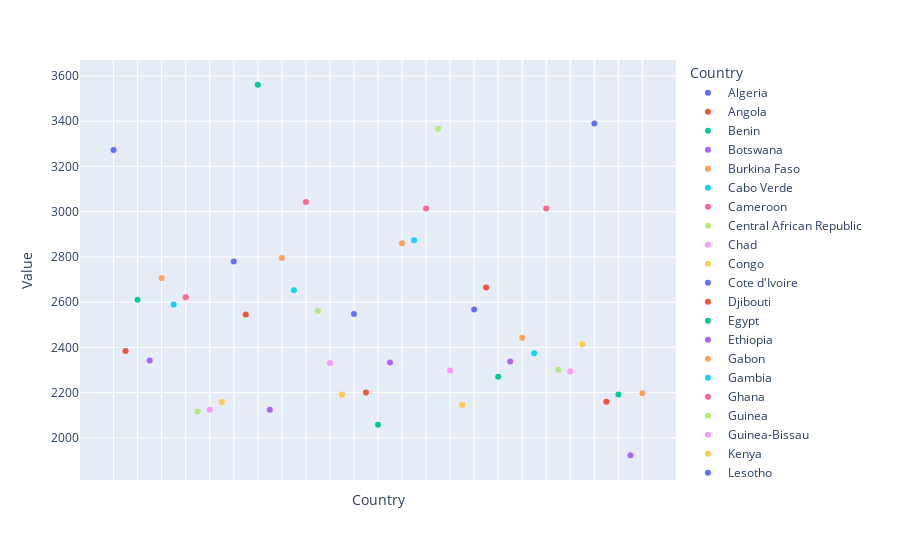

Notebook source saved alongside this figure:
### Markdown cell above
#### # Scatterplot Showing Outliers

### Code cell
scatterplot = px.scatter(supply, x='Country', y='Value', 
                color='Country')

scatterplot.update_traces(textposition = 'top center')
scatterplot.update_xaxes(showticklabels = False)
scatterplot.show()

### Figure 1 — Plotly figure (JSON) as saved in the notebook; plotly's stock layout.template omitted (floating-point values rounded to 4 significant figures)
{"data": [{"hovertemplate": "Country=%{x}<br>Value=%{y}<extra></extra>", "legendgroup": "Algeria", "marker": {"color": "#636efa", "symbol": "circle"}, "mode": "markers", "name": "Algeria", "orientation": "v", "showlegend": true, "textposition": "top center", "type": "scatter", "x": ["Algeria"], "xaxis": "x", "y": [3272], "yaxis": "y"}, {"hovertemplate": "Country=%{x}<br>Value=%{y}<extra></extra>", "legendgroup": "Angola", "marker": {"color": "#EF553B", "symbol": "circle"}, "mode": "markers", "name": "Angola", "orientation": "v", "showlegend": true, "textposition": "top center", "type": "scatter", "x": ["Angola"], "xaxis": "x", "y": [2384], "yaxis": "y"}, {"hovertemplate": "Country=%{x}<br>Value=%{y}<extra></extra>", "legendgroup": "Benin", "marker": {"color": "#00cc96", "symbol": "circle"}, "mode": "markers", "name": "Benin", "orientation": "v", "showlegend": true, "textposition": "top center", "type": "scatter", "x": ["Benin"], "xaxis": "x", "y": [2610], "yaxis": "y"}, {"hovertemplate": "Country=%{x}<br>Value=%{y}<extra></extra>", "legendgroup": "Botswana", "marker": {"color": "#ab63fa", "symbol": "circle"}, "mode": "markers", "name": "Botswana", "orientation": "v", "showlegend": true, "textposition": "top center", "type": "scatter", "x": ["Botswana"], "xaxis": "x", "y": [2342], "yaxis": "y"}, {"hovertemplate": "Country=%{x}<br>Value=%{y}<extra></extra>", "legendgroup": "Burkina Faso", "marker": {"color": "#FFA15A", "symbol": "circle"}, "mode": "markers", "name": "Burkina Faso", "orientation": "v", "showlegend": true, "textposition": "top center", "type": "scatter", "x": ["Burkina Faso"], "xaxis": "x", "y": [2707], "yaxis": "y"}, {"hovertemplate": "Country=%{x}<br>Value=%{y}<extra></extra>", "legendgroup": "Cabo Verde", "marker": {"color": "#19d3f3", "symbol": "circle"}, "mode": "markers", "name": "Cabo Verde", "orientation": "v", "showlegend": true, "textposition": "top center", "type": "scatter", "x": ["Cabo Verde"], "xaxis": "x", "y": [2590], "yaxis": "y"}, {"hovertemplate": "Country=%{x}<br>Value=%{y}<extra></extra>", "legendgroup": "Cameroon", "marker": {"color": "#FF6692", "symbol": "circle"}, "mode": "markers", "name": "Cameroon", "orientation": "v", "showlegend": true, "textposition": "top center", "type": "scatter", "x": ["Cameroon"], "xaxis": "x", "y": [2622], "yaxis": "y"}, {"hovertemplate": "Country=%{x}<br>Value=%{y}<extra></extra>", "legendgroup": "Central African Republic", "marker": {"color": "#B6E880", "symbol": "circle"}, "mode": "markers", "name": "Central African Republic", "orientation": "v", "showlegend": true, "textposition": "top center", "type": "scatter", "x": ["Central African Republic"], "xaxis": "x", "y": [2116], "yaxis": "y"}, {"hovertemplate": "Country=%{x}<br>Value=%{y}<extra></extra>", "legendgroup": "Chad", "marker": {"color": "#FF97FF", "symbol": "circle"}, "mode": "markers", "name": "Chad", "orientation": "v", "showlegend": true, "textposition": "top center", "type": "scatter", "x": ["Chad"], "xaxis": "x", "y": [2124], "yaxis": "y"}, {"hovertemplate": "Country=%{x}<br>Value=%{y}<extra></extra>", "legendgroup": "Congo", "marker": {"color": "#FECB52", "symbol": "circle"}, "mode": "markers", "name": "Congo", "orientation": "v", "showlegend": true, "textposition": "top center", "type": "scatter", "x": ["Congo"], "xaxis": "x", "y": [2158], "yaxis": "y"}, {"hovertemplate": "Country=%{x}<br>Value=%{y}<extra></extra>", "legendgroup": "Cote d'Ivoire", "marker": {"color": "#636efa", "symbol": "circle"}, "mode": "markers", "name": "Cote d'Ivoire", "orientation": "v", "showlegend": true, "textposition": "top center", "type": "scatter", "x": ["Cote d'Ivoire"], "xaxis": "x", "y": [2780], "yaxis": "y"}, {"hovertemplate": "Country=%{x}<br>Value=%{y}<extra></extra>", "legendgroup": "Djibouti", "marker": {"color": "#EF553B", "symbol": "circle"}, "mode": "markers", "name": "Djibouti", "orientation": "v", "showlegend": true, "textposition": "top center", "type": "scatter", "x": ["Djibouti"], "xaxis": "x", "y": [2545], "yaxis": "y"}, {"hovertemplate": "Country=%{x}<br>Value=%{y}<extra></extra>", "legendgroup": "Egypt", "marker": {"color": "#00cc96", "symbol": "circle"}, "mode": "markers", "name": "Egypt", "orientation": "v", "showlegend": true, "textposition": "top center", "type": "scatter", "x": ["Egypt"], "xaxis": "x", "y": [3561], "yaxis": "y"}, {"hovertemplate": "Country=%{x}<br>Value=%{y}<extra></extra>", "legendgroup": "Ethiopia", "marker": {"color": "#ab63fa", "symbol": "circle"}, "mode": "markers", "name": "Ethiopia", "orientation": "v", "showlegend": true, "textposition": "top center", "type": "scatter", "x": ["Ethiopia"], "xaxis": "x", "y": [2124], "yaxis": "y"}, {"hovertemplate": "Country=%{x}<br>Value=%{y}<extra></extra>", "legendgroup": "Gabon", "marker": {"color": "#FFA15A", "symbol": "circle"}, "mode": "markers", "name": "Gabon", "orientation": "v", "showlegend": true, "textposition": "top center", "type": "scatter", "x": ["Gabon"], "xaxis": "x", "y": [2795], "yaxis": "y"}, {"hovertemplate": "Country=%{x}<br>Value=%{y}<extra></extra>", "legendgroup": "Gambia", "marker": {"color": "#19d3f3", "symbol": "circle"}, "mode": "markers", "name": "Gambia", "orientation": "v", "showlegend": true, "textposition": "top center", "type": "scatter", "x": ["Gambia"], "xaxis": "x", "y": [2652], "yaxis": "y"}, {"hovertemplate": "Country=%{x}<br>Value=%{y}<extra></extra>", "legendgroup": "Ghana", "marker": {"color": "#FF6692", "symbol": "circle"}, "mode": "markers", "name": "Ghana", "orientation": "v", "showlegend": true, "textposition": "top center", "type": "scatter", "x": ["Ghana"], "xaxis": "x", "y": [3043], "yaxis": "y"}, {"hovertemplate": "Country=%{x}<br>Value=%{y}<extra></extra>", "legendgroup": "Guinea", "marker": {"color": "#B6E880", "symbol": "circle"}, "mode": "markers", "name": "Guinea", "orientation": "v", "showlegend": true, "textposition": "top center", "type": "scatter", "x": ["Guinea"], "xaxis": "x", "y": [2561], "yaxis": "y"}, {"hovertemplate": "Country=%{x}<br>Value=%{y}<extra></extra>", "legendgroup": "Guinea-Bissau", "marker": {"color": "#FF97FF", "symbol": "circle"}, "mode": "markers", "name": "Guinea-Bissau", "orientation": "v", "showlegend": true, "textposition": "top center", "type": "scatter", "x": ["Guinea-Bissau"], "xaxis": "x", "y": [2331], "yaxis": "y"}, {"hovertemplate": "Country=%{x}<br>Value=%{y}<extra></extra>", "legendgroup": "Kenya", "marker": {"color": "#FECB52", "symbol": "circle"}, "mode": "markers", "name": "Kenya", "orientation": "v", "showlegend": true, "textposition": "top center", "type": "scatter", "x": ["Kenya"], "xaxis": "x", "y": [2192], "yaxis": "y"}, {"hovertemplate": "Country=%{x}<br>Value=%{y}<extra></extra>", "legendgroup": "Lesotho", "marker": {"color": "#636efa", "symbol": "circle"}, "mode": "markers", "name": "Lesotho", "orientation": "v", "showlegend": true, "textposition": "top center", "type": "scatter", "x": ["Lesotho"], "xaxis": "x", "y": [2547], "yaxis": "y"}, {"hovertemplate": "Country=%{x}<br>Value=%{y}<extra></extra>", "legendgroup": "Liberia", "marker": {"color": "#EF553B", "symbol": "circle"}, "mode": "markers", "name": "Liberia", "orientation": "v", "showlegend": true, "textposition": "top center", "type": "scatter", "x": ["Liberia"], "xaxis": "x", "y": [2200], "yaxis": "y"}, {"hovertemplate": "Country=%{x}<br>Value=%{y}<extra></extra>", "legendgroup": "Madagascar", "marker": {"color": "#00cc96", "symbol": "circle"}, "mode": "markers", "name": "Madagascar", "orientation": "v", "showlegend": true, "textposition": "top center", "type": "scatter", "x": ["Madagascar"], "xaxis": "x", "y": [2058], "yaxis": "y"}, {"hovertemplate": "Country=%{x}<br>Value=%{y}<extra></extra>", "legendgroup": "Malawi", "marker": {"color": "#ab63fa", "symbol": "circle"}, "mode": "markers", "name": "Malawi", "orientation": "v", "showlegend": true, "textposition": "top center", "type": "scatter", "x": ["Malawi"], "xaxis": "x", "y": [2333], "yaxis": "y"}, {"hovertemplate": "Country=%{x}<br>Value=%{y}<extra></extra>", "legendgroup": "Mali", "marker": {"color": "#FFA15A", "symbol": "circle"}, "mode": "markers", "name": "Mali", "orientation": "v", "showlegend": true, "textposition": "top center", "type": "scatter", "x": ["Mali"], "xaxis": "x", "y": [2860], "yaxis": "y"}, {"hovertemplate": "Country=%{x}<br>Value=%{y}<extra></extra>", "legendgroup": "Mauritania", "marker": {"color": "#19d3f3", "symbol": "circle"}, "mode": "markers", "name": "Mauritania", "orientation": "v", "showlegend": true, "textposition": "top center", "type": "scatter", "x": ["Mauritania"], "xaxis": "x", "y": [2873], "yaxis": "y"}, {"hovertemplate": "Country=%{x}<br>Value=%{y}<extra></extra>", "legendgroup": "Mauritius", "marker": {"color": "#FF6692", "symbol": "circle"}, "mode": "markers", "name": "Mauritius", "orientation": "v", "showlegend": true, "textposition": "top center", "type": "scatter", "x": ["Mauritius"], "xaxis": "x", "y": [3014], "yaxis": "y"}, {"hovertemplate": "Country=%{x}<br>Value=%{y}<extra></extra>", "legendgroup": "Morocco", "marker": {"color": "#B6E880", "symbol": "circle"}, "mode": "markers", "name": "Morocco", "orientation": "v", "showlegend": true, "textposition": "top center", "type": "scatter", "x": ["Morocco"], "xaxis": "x", "y": [3366], "yaxis": "y"}, {"hovertemplate": "Country=%{x}<br>Value=%{y}<extra></extra>", "legendgroup": "Mozambique", "marker": {"color": "#FF97FF", "symbol": "circle"}, "mode": "markers", "name": "Mozambique", "orientation": "v", "showlegend": true, "textposition": "top center", "type": "scatter", "x": ["Mozambique"], "xaxis": "x", "y": [2298], "yaxis": "y"}, {"hovertemplate": "Country=%{x}<br>Value=%{y}<extra></extra>", "legendgroup": "Namibia", "marker": {"color": "#FECB52", "symbol": "circle"}, "mode": "markers", "name": "Namibia", "orientation": "v", "showlegend": true, "textposition": "top center", "type": "scatter", "x": ["Namibia"], "xaxis": "x", "y": [2145], "yaxis": "y"}, {"hovertemplate": "Country=%{x}<br>Value=%{y}<extra></extra>", "legendgroup": "Niger", "marker": {"color": "#636efa", "symbol": "circle"}, "mode": "markers", "name": "Niger", "orientation": "v", "showlegend": true, "textposition": "top center", "type": "scatter", "x": ["Niger"], "xaxis": "x", "y": [2567], "yaxis": "y"}, {"hovertemplate": "Country=%{x}<br>Value=%{y}<extra></extra>", "legendgroup": "Nigeria", "marker": {"color": "#EF553B", "symbol": "circle"}, "mode": "markers", "name": "Nigeria", "orientation": "v", "showlegend": true, "textposition": "top center", "type": "scatter", "x": ["Nigeria"], "xaxis": "x", "y": [2665], "yaxis": "y"}, {"hovertemplate": "Country=%{x}<br>Value=%{y}<extra></extra>", "legendgroup": "Rwanda", "marker": {"color": "#00cc96", "symbol": "circle"}, "mode": "markers", "name": "Rwanda", "orientation": "v", "showlegend": true, "textposition": "top center", "type": "scatter", "x": ["Rwanda"], "xaxis": "x", "y": [2270], "yaxis": "y"}, {"hovertemplate": "Country=%{x}<br>Value=%{y}<extra></extra>", "legendgroup": "Sao Tome and Principe", "marker": {"color": "#ab63fa", "symbol": "circle"}, "mode": "markers", "name": "Sao Tome and Principe", "orientation": "v", "showlegend": true, "textposition": "top center", "type": "scatter", "x": ["Sao Tome and Principe"], "xaxis": "x", "y": [2338], "yaxis": "y"}, {"hovertemplate": "Country=%{x}<br>Value=%{y}<extra></extra>", "legendgroup": "Senegal", "marker": {"color": "#FFA15A", "symbol": "circle"}, "mode": "markers", "name": "Senegal", "orientation": "v", "showlegend": true, "textposition": "top center", "type": "scatter", "x": ["Senegal"], "xaxis": "x", "y": [2443], "yaxis": "y"}, {"hovertemplate": "Country=%{x}<br>Value=%{y}<extra></extra>", "legendgroup": "Sierra Leone", "marker": {"color": "#19d3f3", "symbol": "circle"}, "mode": "markers", "name": "Sierra Leone", "orientation": "v", "showlegend": true, "textposition": "top center", "type": "scatter", "x": ["Sierra Leone"], "xaxis": "x", "y": [2374], "yaxis": "y"}, {"hovertemplate": "Country=%{x}<br>Value=%{y}<extra></extra>", "legendgroup": "South Africa", "marker": {"color": "#FF6692", "symbol": "circle"}, "mode": "markers", "name": "South Africa", "orientation": "v", "showlegend": true, "textposition": "top center", "type": "scatter", "x": ["South Africa"], "xaxis": "x", "y": [3014], "yaxis": "y"}, {"hovertemplate": "Country=%{x}<br>Value=%{y}<extra></extra>", "legendgroup": "Sudan", "marker": {"color": "#B6E880", "symbol": "circle"}, "mode": "markers", "name": "Sudan", "orientation": "v", "showlegend": true, "textposition": "top center", "type": "scatter", "x": ["Sudan"], "xaxis": "x", "y": [2301], "yaxis": "y"}, {"hovertemplate": "Country=%{x}<br>Value=%{y}<extra></extra>", "legendgroup": "Swaziland", "marker": {"color": "#FF97FF", "symbol": "circle"}, "mode": "markers", "name": "Swaziland", "orientation": "v", "showlegend": true, "textposition": "top center", "type": "scatter", "x": ["Swaziland"], "xaxis": "x", "y": [2293], "yaxis": "y"}, {"hovertemplate": "Country=%{x}<br>Value=%{y}<extra></extra>", "legendgroup": "Togo", "marker": {"color": "#FECB52", "symbol": "circle"}, "mode": "markers", "name": "Togo", "orientation": "v", "showlegend": true, "textposition": "top center", "type": "scatter", "x": ["Togo"], "xaxis": "x", "y": [2414], "yaxis": "y"}, {"hovertemplate": "Country=%{x}<br>Value=%{y}<extra></extra>", "legendgroup": "Tunisia", "marker": {"color": "#636efa", "symbol": "circle"}, "mode": "markers", "name": "Tunisia", "orientation": "v", "showlegend": true, "textposition": "top center", "type": "scatter", "x": ["Tunisia"], "xaxis": "x", "y": [3390], "yaxis": "y"}, {"hovertemplate": "Country=%{x}<br>Value=%{y}<extra></extra>", "legendgroup": "Uganda", "marker": {"color": "#EF553B", "symbol": "circle"}, "mode": "markers", "name": "Uganda", "orientation": "v", "showlegend": true, "textposition": "top center", "type": "scatter", "x": ["Uganda"], "xaxis": "x", "y": [2160], "yaxis": "y"}, {"hovertemplate": "Country=%{x}<br>Value=%{y}<extra></extra>", "legendgroup": "United Republic of Tanzania", "marker": {"color": "#00cc96", "symbol": "circle"}, "mode": "markers", "name": "United Republic of Tanzania", "orientation": "v", "showlegend": true, "textposition": "top center", "type": "scatter", "x": ["United Republic of Tanzania"], "xaxis": "x", "y": [2192], "yaxis": "y"}, {"hovertemplate": "Country=%{x}<br>Value=%{y}<extra></extra>", "legendgroup": "Zambia", "marker": {"color": "#ab63fa", "symbol": "circle"}, "mode": "markers", "name": "Zambia", "orientation": "v", "showlegend": true, "textposition": "top center", "type": "scatter", "x": ["Zambia"], "xaxis": "x", "y": [1923], "yaxis": "y"}, {"hovertemplate": "Country=%{x}<br>Value=%{y}<extra></extra>", "legendgroup": "Zimbabwe", "marker": {"color": "#FFA15A", "symbol": "circle"}, "mode": "markers", "name": "Zimbabwe", "orientation": "v", "showlegend": true, "textposition": "top center", "type": "scatter", "x": ["Zimbabwe"], "xaxis": "x", "y": [2197], "yaxis": "y"}], "layout": {"legend": {"title": {"text": "Country"}, "tracegroupgap": 0}, "margin": {"t": 60}, "xaxis": {"anchor": "y", "categoryarray": ["Algeria", "Angola", "Benin", "Botswana", "Burkina Faso", "Cabo Verde", "Cameroon", "Central African Republic", "Chad", "Congo", "Cote d'Ivoire", "Djibouti", "Egypt", "Ethiopia", "Gabon", "Gambia", "Ghana", "Guinea", "Guinea-Bissau", "Kenya", "Lesotho", "Liberia", "Madagascar", "Malawi", "Mali", "Mauritania", "Mauritius", "Morocco", "Mozambique", "Namibia", "Niger", "Nigeria", "Rwanda", "Sao Tome and Principe", "Senegal", "Sierra Leone", "South Africa", "Sudan", "Swaziland", "Togo", "Tunisia", "Uganda", "United Republic of Tanzania", "Zambia", "Zimbabwe"], "categoryorder": "array", "domain": [0, 1], "showticklabels": false, "title": {"text": "Country"}}, "yaxis": {"anchor": "x", "domain": [0, 1], "title": {"text": "Value"}}}}
